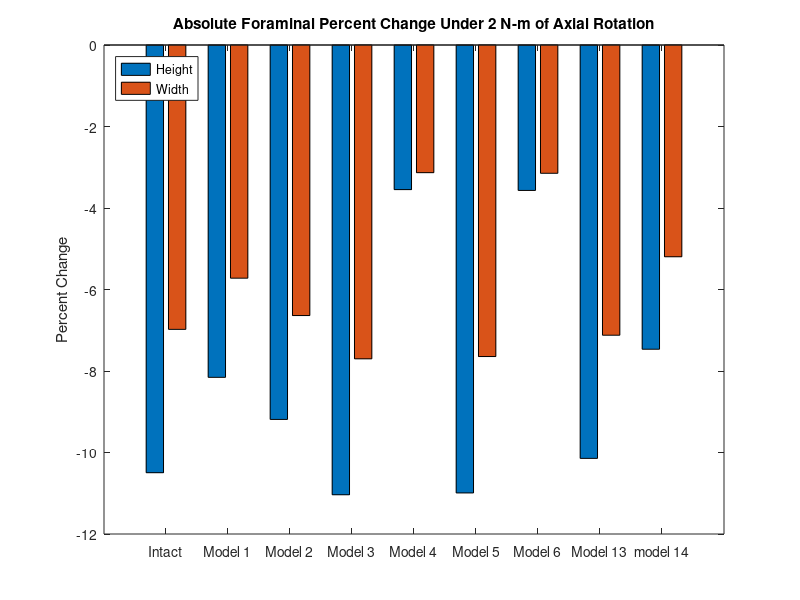
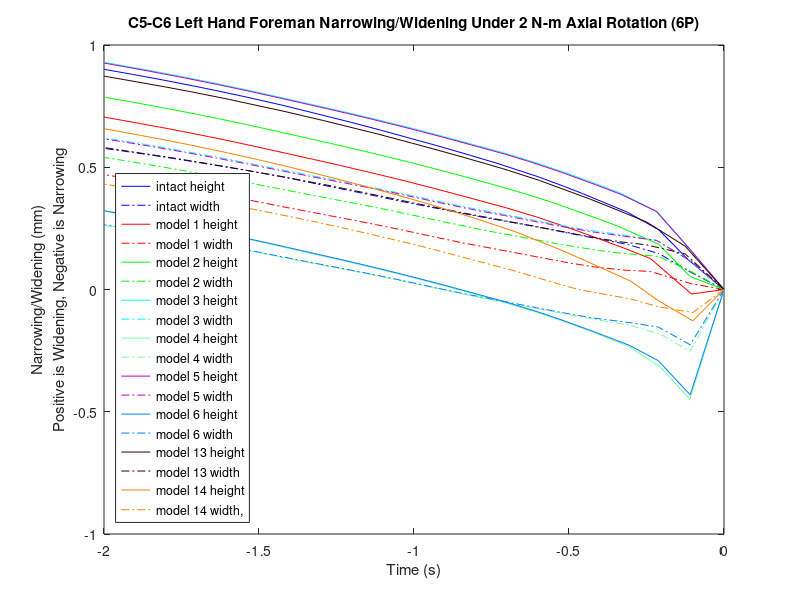

The MATLAB script that drew these images, in order:
%% Attempt at reproducing leahys percent difference of the C5-C6 foreman height and width  narrowing/widening using his nodes
% axial rotation 6N, left C5-C6
k=21;

mag15y=[0 0 0 0 0 0 0 0 0 0 0 0 0 0 0 0 0 0 0 0 0];
mag15x=[0 0 0 0 0 0 0 0 0 0 0 0 0 0 0 0 0 0 0 0 0];
width15=[0 0 0 0 0 0 0 0 0 0 0 0 0 0 0 0 0 0 0 0 0];
height15=[0 0 0 0 0 0 0 0 0 0 0 0 0 0 0 0 0 0 0 0 0];

mag14y=[0 0 0 0 0 0 0 0 0 0 0 0 0 0 0 0 0 0 0 0 0];
mag14x=[0 0 0 0 0 0 0 0 0 0 0 0 0 0 0 0 0 0 0 0 0];
width14=[0 0 0 0 0 0 0 0 0 0 0 0 0 0 0 0 0 0 0 0 0];
height14=[0 0 0 0 0 0 0 0 0 0 0 0 0 0 0 0 0 0 0 0 0];

mag13y=[0 0 0 0 0 0 0 0 0 0 0 0 0 0 0 0 0 0 0 0 0];
mag13x=[0 0 0 0 0 0 0 0 0 0 0 0 0 0 0 0 0 0 0 0 0];
width13=[0 0 0 0 0 0 0 0 0 0 0 0 0 0 0 0 0 0 0 0 0];
height13=[0 0 0 0 0 0 0 0 0 0 0 0 0 0 0 0 0 0 0 0 0];

mag6y=[0 0 0 0 0 0 0 0 0 0 0 0 0 0 0 0 0 0 0 0 0];
mag6x=[0 0 0 0 0 0 0 0 0 0 0 0 0 0 0 0 0 0 0 0 0];
width6=[0 0 0 0 0 0 0 0 0 0 0 0 0 0 0 0 0 0 0 0 0];
height6=[0 0 0 0 0 0 0 0 0 0 0 0 0 0 0 0 0 0 0 0 0];

mag5y=[0 0 0 0 0 0 0 0 0 0 0 0 0 0 0 0 0 0 0 0 0];
mag5x=[0 0 0 0 0 0 0 0 0 0 0 0 0 0 0 0 0 0 0 0 0];
width5=[0 0 0 0 0 0 0 0 0 0 0 0 0 0 0 0 0 0 0 0 0];
height5=[0 0 0 0 0 0 0 0 0 0 0 0 0 0 0 0 0 0 0 0 0];

mag4y=[0 0 0 0 0 0 0 0 0 0 0 0 0 0 0 0 0 0 0 0 0];
mag4x=[0 0 0 0 0 0 0 0 0 0 0 0 0 0 0 0 0 0 0 0 0];
width4=[0 0 0 0 0 0 0 0 0 0 0 0 0 0 0 0 0 0 0 0 0];
height4=[0 0 0 0 0 0 0 0 0 0 0 0 0 0 0 0 0 0 0 0 0];

mag3y=[0 0 0 0 0 0 0 0 0 0 0 0 0 0 0 0 0 0 0 0 0];
mag3x=[0 0 0 0 0 0 0 0 0 0 0 0 0 0 0 0 0 0 0 0 0];
width3=[0 0 0 0 0 0 0 0 0 0 0 0 0 0 0 0 0 0 0 0 0];
height3=[0 0 0 0 0 0 0 0 0 0 0 0 0 0 0 0 0 0 0 0 0];


mag2y=[0 0 0 0 0 0 0 0 0 0 0 0 0 0 0 0 0 0 0 0 0];
mag2x=[0 0 0 0 0 0 0 0 0 0 0 0 0 0 0 0 0 0 0 0 0];
width2=[0 0 0 0 0 0 0 0 0 0 0 0 0 0 0 0 0 0 0 0 0];
height2=[0 0 0 0 0 0 0 0 0 0 0 0 0 0 0 0 0 0 0 0 0];

mag1y=[0 0 0 0 0 0 0 0 0 0 0 0 0 0 0 0 0 0 0 0 0];
mag1x=[0 0 0 0 0 0 0 0 0 0 0 0 0 0 0 0 0 0 0 0 0];
width1=[0 0 0 0 0 0 0 0 0 0 0 0 0 0 0 0 0 0 0 0 0];
height1=[0 0 0 0 0 0 0 0 0 0 0 0 0 0 0 0 0 0 0 0 0];


% 36484,57675,52254,57879
%% model15_intact_TLC_6N
t15=[2 2.0575 2.1047 2.15542 2.22863 2.25714 2.30144 2.3674 2.40898 2.46323 2.51338 2.55396 2.60266 2.65487 2.708 2.76753 2.82255 2.85683 2.90566 2.95411 3];
% 36484U
aa1=12.8546+[0.0324966 0.0989911 0.0672682 0.0184708 -0.0768937 -0.121611 -0.193247 -0.295953 -0.359003 -0.439622 -0.515174 -0.575755 -0.646075 -0.717005 -0.785825 -0.858866 -0.922634 -0.962141 -1.01675 -1.06823 -1.11516];
aa2=446.229+[0.338887 -0.190785 -0.506627 -0.703152 -0.89007 -0.953778 -1.04552 -1.16844 -1.24115 -1.33093 -1.413 -1.47965 -1.55963 -1.64421 -1.7297 -1.82094 -1.90169 -1.95309 -2.02584 -2.09699 -2.16247];
aa3=-722.153+[-0.763508 -0.658582 -0.512934 -0.418822 -0.299694 -0.253958 -0.187121 -0.0992174 -0.0497972 0.00936671 0.0610604 0.100862 0.145036 0.18783 0.22851 0.270546 0.306524 0.328124 0.356967 0.383345 0.406799];
% 57675L
ab1=12.0806+[-0.00112079 0.0464466 0.0335743 0.0135917 -0.0257013 -0.0449812 -0.0760119 -0.119985 -0.146757 -0.178734 -0.209191 -0.233283 -0.260996 -0.288808 -0.315008 -0.342696 -0.366742 -0.381648 -0.401993 -0.421703 -0.4401];
ab2=448.924+[0.0870851 -0.192525 -0.335177 -0.430734 -0.528532 -0.561566 -0.608797 -0.672253 -0.708918 -0.753653 -0.794973 -0.827848 -0.867251 -0.908373 -0.949372 -0.994834 -1.03558 -1.06191 -1.09919 -1.13596 -1.16945 ];
ab3=-730.705+[-0.397262 -0.339852 -0.267177 -0.217532 -0.153589 -0.129042 -0.0933464 -0.0460897 -0.0192931 0.0113003 0.0385118 0.0591229 0.0821015 0.104496 0.125329 0.147092 0.166172 0.17831 0.194988 0.21066 0.224734];
% 52254
ac1=9.04138+[0.0260297 0.0896032 0.0587261 0.0117927 -0.0784868 -0.120669 -0.188165 -0.284746 -0.343955 -0.419574 -0.490371 -0.547038 -0.61275 -0.678946 -0.742996 -0.810696 -0.869622 -0.906133 -0.956565 -1.00405 -1.04732];
ac2=445.393+[0.259595 -0.192411 -0.434519 -0.576118 -0.70052 -0.741567 -0.799768 -0.87629 -0.921445 -0.977544 -1.03002 -1.07362 -1.12695 -1.18408 -1.24253 -1.30508 -1.36039 -1.3961 -1.4469 -1.49669 -1.54245 ];
ac3=-723.432+[-0.700377 -0.631282 -0.524938 -0.46017 -0.379233 -0.348239 -0.303281 -0.244799 -0.212392 -0.173769 -0.140126 -0.11436 -0.0860485 -0.0588957 -0.0332123 -0.00710001 0.0150834 0.0284218 0.046083 0.0621206 0.0763633];
% 57879R
ad1=13.7318+[0.0144528 0.0725748 0.0593716 0.0391321 -0.00203328 -0.0224588 -0.0551847 -0.101073 -0.129035 -0.161678 -0.192612 -0.217024 -0.24492 -0.272698 -0.298642 -0.325972 -0.349609 -0.36424 -0.384146 -0.40331 -0.421131];
ad2=451.604+[0.106016 -0.228188 -0.39622 -0.509148 -0.625335 -0.664646 -0.720914 -0.796926 -0.840882 -0.895036 -0.94523 -0.985316 -1.0335 -1.08404 -1.13474 -1.19127 -1.24217 -1.27503 -1.32165 -1.36767 -1.40968];
ad3=-726.85+[-0.418045 -0.327816 -0.238106 -0.177145 -0.100784 -0.0718121 -0.029763 0.026034 0.0577528 0.0943469 0.127134 0.15223 0.180568 0.208581 0.235095 0.263285 0.288186 0.304067 0.326054 0.34691 0.365712];

ya1=aa1-ab1;
ya2=aa2-ab2;
ya3=aa3-ab3;
xa1=ad1-ac1;
xa2=ad2-ac2;
xa3=ad3-ac3;
x15=[xa1',xa2',xa3'];
y15=[ya1',ya2',ya3'];

for n=1:k
    mag15x(n)=sqrt(x15(n,1)^2+x15(n,2)^2+x15(n,3)^2);
end
for n=1:k
    mag15y(n)=sqrt(y15(n,1)^2+y15(n,2)^2+y15(n,3)^2);
end
for n=1:k
    width15(n)=mag15x(1,1)-mag15x(1,n);
end
for n=1:k
    height15(n)=mag15y(1,1)-mag15y(1,n);
end


%% model1_slideslide_tether/S2_6N
t1=[2 2.0523 2.11876 2.16162 2.21039 2.25339 2.30021 2.35024 2.42245 2.45953 2.51292 2.56096 2.62034 2.66253 2.70471 2.78909 2.83128 2.87346 2.91038 2.9697 3];
% 36484U
ae1=12.8546+[-0.248485 0.060654 0.0241965 -0.0131567 -0.0763657 -0.142117 -0.217534 -0.295342 -0.403571 -0.459152 -0.537471 -0.607798 -0.689004 -0.743654 -0.795522 -0.894696 -0.941232 -0.987211 -1.02612 -1.0855 -1.11402 ];
ae2=446.229+[0.553957 -0.527203 -0.798553 -0.881341 -0.975702 -1.06318 -1.16116 -1.2591 -1.39379 -1.46026 -1.55739 -1.64464 -1.75046 -1.82416 -1.89612 -2.03909 -2.10859 -2.17977 -2.24193 -2.33988 -2.38931];
ae3=-722.153+[-0.59143 -0.896048 -0.69454 -0.620829 -0.539001 -0.471662 -0.405322 -0.34448 -0.26793 -0.232335 -0.185282 -0.145422 -0.100399 -0.0713515 -0.0439063 0.00656675 0.0291981 0.0507262 0.0684804 0.094727 0.107022];

% 57675L
af1=12.0806+[-0.143282 0.00793024 0.000243357 -0.0117178 -0.0332639 -0.0590031 -0.0897819 -0.121016 -0.164174 -0.185586 -0.216153 -0.244166 -0.276522 -0.298152 -0.318272 -0.355375 -0.372668 -0.390076 -0.404712 -0.427395 -0.438147];
af2=448.924+[0.286621 -0.323622 -0.445648 -0.491753 -0.5464 -0.594167 -0.646349 -0.697761 -0.768788 -0.802932 -0.851925 -0.897445 -0.95286 -0.991087 -1.02742 -1.09754 -1.13156 -1.16698 -1.19799 -1.24703 -1.27167];
af3=-730.705+[-0.310309 -0.427492 -0.32969 -0.290527 -0.247079 -0.210252 -0.172869 -0.138734 -0.0951638 -0.0758437 -0.0498609 -0.027248 -0.00206857 0.0142681 0.0295234 0.057708 0.0708648 0.084157 0.0955339 0.112987 0.121327];

% 52254
ag1=9.04138+[-0.240683 0.0517556 0.0188202 -0.0167931 -0.0756692 -0.137248 -0.20809 -0.281277 -0.383007 -0.435278 -0.50895 -0.575019 -0.651048 -0.702145 -0.750516 -0.842873 -0.886151 -0.928905 -0.965051 -1.02016 -1.04655];
ag2=445.569+[0.512853 -0.486685 -0.662305 -0.702926 -0.756386 -0.809707 -0.872317 -0.935401 -1.02396 -1.06825 -1.13451 -1.19516 -1.26945 -1.32164 -1.37264 -1.47489 -1.52478 -1.57649 -1.62185 -1.69329 -1.72941];
ag3=-723.432+[-0.59352 -0.891557 -0.743697 -0.691351 -0.635794 -0.59052 -0.546442 -0.506632 -0.457257 -0.43451 -0.404688 -0.379626 -0.351683 -0.333861 -0.317059 -0.28631 -0.272672 -0.259749 -0.249141 -0.233556 -0.226356];

% 57879R
ah1=13.7318+[-0.152367 0.0333926 0.0230287 0.0103526 -0.0130682 -0.0407154 -0.0733579 -0.105881 -0.150285 -0.171881 -0.202426 -0.230425 -0.262409 -0.283608 -0.303231 -0.339094 -0.355703 -0.372405 -0.386379 -0.407908 -0.417987];
ah2=451.604+[0.34878 -0.40147 -0.543959 -0.598268 -0.66316 -0.720013 -0.782195 -0.843887 -0.929518 -0.970968 -1.03073 -1.08631 -1.15429 -1.20143 -1.2465 -1.33401 -1.37664 -1.421 -1.45989 -1.52156 -1.55263];
ah3=-726.85+[-0.350835 -0.386906 -0.274854 -0.230281 -0.179715 -0.13647 -0.0921298 -0.0511827 0.00171505 0.0255015 0.0579287 0.0865414 0.119038 0.14046 0.160656 0.1985 0.216373 0.234547 0.250197 0.274418 0.286146];

xb1=ah1-ag1;
xb2=ah2-ag2;
xb3=ah3-ag3;
yb1=ae1-af1;
yb2=ae2-af2;
yb3=ae3-af3;
y1=[yb1',yb2',yb3'];
x1=[xb1',xb2',xb3'];

for n=1:k
    mag1x(n)=sqrt(x1(n,1)^2+x1(n,2)^2+x1(n,3)^2);
end
for n=1:k
    mag1y(n)=sqrt(y1(n,1)^2+y1(n,2)^2+y1(n,3)^2);
end
for n=1:k
    height1(n)=mag1y(1,1)-mag1y(1,n);
end
for n=1:k
    width1(n)=mag1x(1,1)-mag1x(1,n);
end

%% model2_SlideSlide_NoTether/S2_6N
t2=[2 2.05478 2.10546 2.17115 2.2004 2.26892 2.30837 2.36775 2.40818 2.45012 2.50186 2.56957 2.6267 2.66729 2.71729 2.76729 2.81729 2.86729 2.92666 2.96885 3 ];
% 36484U
ai1=12.8546+[-0.212822 0.0687567 0.0496797 -0.0160229 -0.0538474 -0.158309 -0.221993 -0.312349 -0.375319 -0.439189 -0.515269 -0.614752 -0.692704 -0.745223 -0.806762 -0.866054 -0.922615 -0.977379 -1.03999 -1.08203 -1.11154];
ai2=446.229+[0.637088 -0.466764 -0.740417 -0.892003 -0.951961 -1.09211 -1.17395 -1.29053 -1.36631 -1.44165 -1.53493 -1.65841 -1.76034 -1.83129 -1.91703 -2.00205 -2.08526 -2.16906 -2.26896 -2.3387 -2.38971];
ai3=-722.153+[-0.738696 -0.899783 -0.735685 -0.608865 -0.559864 -0.453085 -0.398827 -0.329452 -0.285602 -0.243724 -0.197272 -0.140847 -0.097862 -0.0700427 -0.0376806 -0.00751608 0.0203676 0.0461818 0.074608 0.0930645 0.105748];
% 57675L
aj1=12.0806+[-0.131475 0.0121681 0.010017 -0.0111662 -0.0240475 -0.0648759 -0.0908897 -0.12836 -0.15272 -0.177306 -0.206748 -0.246429 -0.277532 -0.29833 -0.321971 -0.344286 -0.365325 -0.385981 -0.409623 -0.425769 -0.436925];
aj2=448.924+[0.306468 -0.298337 -0.414529 -0.498318 -0.532509 -0.608842 -0.652365 -0.713466 -0.753727 -0.793016 -0.839934 -0.904335 -0.957689 -0.994396 -1.03737 -1.07915 -1.11985 -1.16134 -1.21123 -1.24619 -1.27163];
aj3=-730.705+[-0.388177 -0.432208 -0.354278 -0.285089 -0.258694 -0.200124 -0.169409 -0.129413 -0.104913 -0.0820402 -0.0566962 -0.0246736 -0.000614607 0.0150224 0.0329375 0.0498058 0.0657979 0.0814693 0.0997626 0.112116 0.120732];
% 52254
ak1=9.04138+[-0.207441 0.0598541 0.0431029 -0.0192361 -0.0545029 -0.152365 -0.212222 -0.297212 -0.35643 -0.416489 -0.488051 -0.58152 -0.654485 -0.703579 -0.760959 -0.81619 -0.86881 -0.919732 -0.977896 -1.0169 -1.04422];
ak2=445.569+[0.585449 -0.43091 -0.623926 -0.706995 -0.742167 -0.827875 -0.880355 -0.956006 -1.00604 -1.05588 -1.11901 -1.20486 -1.27654 -1.3268 -1.38771 -1.4485 -1.50818 -1.56885 -1.64174 -1.69265 -1.72994];
ak3=-723.432+[-0.727836 -0.893061 -0.77318 -0.683006 -0.649767 -0.578002 -0.542077 -0.496988 -0.468614 -0.44171 -0.412228 -0.376765 -0.350131 -0.333082 -0.313291 -0.294925 -0.278064 -0.262586 -0.245623 -0.234695 -0.22728];
% 57879R
al1=13.7318+[-0.136915 0.0379871 0.0341808 0.0111019 -0.00292651 -0.0467751 -0.0742587 -0.113317 -0.138332 -0.163267 -0.192681 -0.232363 -0.263097 -0.283481 -0.306521 -0.328129 -0.34841 -0.368247 -0.390842 -0.406167 -0.416644 ];
al2=451.604+[0.366813 -0.371275 -0.507658 -0.606131 -0.646805 -0.737674 -0.789589 -0.862944 -0.91148 -0.959068 -1.01629 -1.09492 -1.1604 -1.20568 -1.25903 -1.31115 -1.36208 -1.41404 -1.47663 -1.52059 -1.55265];
al3=-726.85+[-0.429303 -0.395103 -0.30337 -0.22415 -0.193256 -0.124435 -0.0879255 -0.0398299 -0.0100455 0.0179659 0.0494784 0.0899992 0.121108 0.141641 0.165412 0.188037 0.20967 0.231074 0.256248 0.273426 0.285542];

xc1=al1-ak1;
xc2=al2-ak2;
xc3=al3-ak3;
yd1=ai1-aj1;
yd2=ai2-aj2;
yd3=ai3-aj3;
y2=[yd1',yd2',yd3'];
x2=[xc1',xc2',xc3'];

for n=1:k
    mag2x(n)=sqrt(x2(n,1)^2+x2(n,2)^2+x2(n,3)^2);
end
for n=1:k
    mag2y(n)=sqrt(y2(n,1)^2+y2(n,2)^2+y2(n,3)^2);
end
for n=1:k
    height2(n)=mag2y(1,1)-mag2y(1,n);
end
for n=1:k
    width2(n)=mag2x(1,1)-mag2x(1,n);
end


%% model3_APSlide_Tether/S2_6N 
t3=[2 2.05109 2.10771 2.16551 2.23127 2.25099 2.30879 2.3556 2.40827 2.4509 2.50089 2.55838 2.61053 2.66985 2.71985 2.76985 2.81985 2.86985 2.9136 2.98392 3];
% 36484U
am1=12.8546+[-0.114643 0.0781898 0.0665187 0.00228838 -0.0846652 -0.115266 -0.210077 -0.284477 -0.365456 -0.431361 -0.505761 -0.591587 -0.66463 -0.742969 -0.804932 -0.864676 -0.921582 -0.976598 -1.0235 -1.09379 -1.10905];
am2=446.229+[0.486983 -0.283198 -0.689672 -0.862617 -1.00327 -1.04585 -1.16827 -1.26043 -1.36064 -1.43772 -1.5273 -1.63225 -1.72549 -1.82954 -1.9152 -2.00008 -2.08331 -2.16694 -2.24062 -2.35681 -2.38312];
am3=-722.153+[-0.990663 -0.934221 -0.745386 -0.623612 -0.516999 -0.486632 -0.403985 -0.346852 -0.289622 -0.246569 -0.201083 -0.152044 -0.111414 -0.0696399 -0.0370465 -0.00664017 0.0213853 0.0473361 0.0688028 0.0997609 0.1063];
% 57675L
an1=12.0806+[-0.0932143 0.0154039 0.0182287 -0.00357514 -0.0339649 -0.0460951 -0.0849603 -0.114991 -0.147882 -0.173418 -0.202247 -0.236576 -0.265831 -0.296928 -0.320765 -0.343306 -0.364514 -0.38529 -0.403012 -0.429973 -0.435719];
an2= 448.924+[0.170811 -0.216604 -0.392107 -0.482659 -0.560822 -0.583457 -0.648609 -0.697181 -0.750222 -0.790552 -0.835686 -0.89023 -0.939202 -0.99324 -1.03619 -1.07794 -1.11868 -1.16009 -1.19688 -1.25511 -1.26823];
an3=-730.705+[-0.480957 -0.454501 -0.362297 -0.294078 -0.236171 -0.219353 -0.172619 -0.140372 -0.107402 -0.083812 -0.0590703 -0.031221 -0.00847681 0.0149641 0.0329805 0.0499656 0.0660362 0.081761 0.0954489 0.116094 0.120536];
% 52254
ao1=9.04138+[-0.117873 0.0689649 0.0594836 -0.0017708 -0.0830418 -0.111767 -0.200913 -0.270945 -0.347114 -0.409107 -0.479095 -0.55978 -0.628202 -0.701466 -0.759245 -0.8149 -0.867845 -0.919005 -0.962588 -1.02779 -1.04191];
ao2=445.569+[0.418853 -0.269568 -0.578758 -0.685555 -0.770872 -0.797677 -0.876159 -0.935717 -1.00174 -1.05278 -1.11316 -1.18587 -1.25115 -1.32473 -1.38556 -1.44621 -1.50589 -1.56641 -1.62011 -1.70489 -1.72413];
ao3=-723.432+[-0.943994 -0.915316 -0.779273 -0.692512 -0.620581 -0.600208 -0.545246 -0.507873 -0.470956 -0.443283 -0.414365 -0.383406 -0.358127 -0.332424 -0.312458 -0.293916 -0.276958 -0.261377 -0.248525 -0.230178 -0.226361 ];
% 57879R
ap1=13.7318+[-0.087032 0.0414121 0.0432777 0.019324 -0.0134957 -0.026466 -0.0676696 -0.098949 -0.132948 -0.158883 -0.18773 -0.222149 -0.251182 -0.281751 -0.305011 -0.326874 -0.347345 -0.367317 -0.384304 -0.409911 -0.41531 ];
ap2=451.604+[0.194656 -0.273816 -0.481246 -0.587704 -0.680749 -0.707729 -0.785374 -0.843661 -0.907512 -0.956337 -1.01137 -1.07788 -1.1379 -1.20446 -1.25777 -1.30982 -1.36079 -1.41265 -1.45877 -1.53199 -1.54853];
ap3=-726.85+[-0.501452 -0.428059 -0.314452 -0.235188 -0.167023 -0.147159 -0.091722 -0.0530269 -0.0130672 0.0158048 0.0464853 0.0815309 0.110751 0.14138 0.165251 0.18799 0.209709 0.231157 0.249919 0.278602 0.284849];

xe1=ap1-ao1;
xe2=ap2-ao2;
xe3=ap3-ao3;
yf1=am1-an1;
yf2=am2-an2;
yf3=am3-an3;
y3=[yf1',yf2',yf3'];
x3=[xe1',xe2',xe3'];

for n=1:k
    mag3x(n)=sqrt(x3(n,1)^2+x3(n,2)^2+x3(n,3)^2);
end
for n=1:k
    mag3y(n)=sqrt(y3(n,1)^2+y3(n,2)^2+y3(n,3)^2);
end
for n=1:k
    height3(n)=mag3y(1,1)-mag3y(1,n);
end
for n=1:k
    width3(n)=mag3x(1,1)-mag3x(1,n);
end

%% model4_APSlide_NoTether/S2_6N
t4=[2 2.05499 2.10192 2.15388 2.20807 2.25585 2.30786 2.36346 2.40295 2.45178 2.50023 2.56364 2.61714 2.65515 2.70515 2.75515 2.80515 2.85515 2.92702 2.96921 3];
% 36484U
aq1=12.8546+[-0.178754 0.0389773 0.0761256 0.0262402 -0.0405736 -0.110804 -0.195966 -0.283429 -0.346299 -0.423275 -0.496216 -0.591253 -0.666387 -0.717269 -0.780563 -0.841736 -0.900087 -0.955737 -1.03331 -1.0758 -1.10547];
aq2=446.229+[0.510126 -0.216767 -0.586718 -0.800843 -0.937779 -1.04586 -1.1592 -1.27092 -1.3465 -1.43606 -1.52266 -1.63828 -1.73428 -1.80132 -1.88741 -1.97305 -2.05705 -2.14019 -2.26131 -2.33126 -2.38195];
aq3=-722.153+[0.22262 -0.899365 -0.770539 -0.645581 -0.557496 -0.484627 -0.41073 -0.343936 -0.300017 -0.249791 -0.205199 -0.150958 -0.109367 -0.0822903 -0.0489375 -0.0174814 0.0115107 0.0380254 0.0735279 0.0922276 0.104969];
% 57675L
ar1=12.0806+[-0.104516 -0.002581 0.0219982 0.00641619 -0.0160907 -0.0430941 -0.0781117 -0.114842 -0.139372 -0.169384 -0.197677 -0.235684 -0.265847 -0.286092 -0.310937 -0.334017 -0.355903 -0.376807 -0.406241 -0.422658 -0.433938 ];
ar2=448.924+[0.260541 -0.185461 -0.349579 -0.452321 -0.525703 -0.583084 -0.643085 -0.701661 -0.741937 -0.788991 -0.832677 -0.892922 -0.943335 -0.9783 -1.02208 -1.06427 -1.10542 -1.14634 -1.2069 -1.24201 -1.26732];
ar3=-730.705+[0.111524 -0.440854 -0.377703 -0.308668 -0.259603 -0.218934 -0.176778 -0.13805 -0.113339 -0.0856612 -0.0614561 -0.0306601 -0.00735241 0.00789442 0.0265005 0.0438675 0.0603428 0.0760401 0.0986547 0.111155 0.119798];
% 52254
as1=9.04138+[-0.169122 0.032104 0.0690259 0.0215311 -0.0414424 -0.107372 -0.187512 -0.269873 -0.329045 -0.401476 -0.470095 -0.559437 -0.629811 -0.677417 -0.736485 -0.793491 -0.847807 -0.89956 -0.971643 -1.01106 -1.03854 ];
as2=445.569+[0.437338 -0.200455 -0.493182 -0.639453 -0.726746 -0.795971 -0.869578 -0.942273 -0.992284 -1.05171 -1.10992 -1.18998 -1.2573 -1.30472 -1.36573 -1.42684 -1.48702 -1.54694 -1.63517 -1.68622 -1.7233];
as3=-723.432+[0.234288 -0.889013 -0.796753 -0.706818 -0.647293 -0.598558 -0.549449 -0.505986 -0.477529 -0.445231 -0.416867 -0.382626 -0.356781 -0.340122 -0.319702 -0.300475 -0.282887 -0.266979 -0.245723 -0.234643 -0.227194 ];
% 57879R
at1=13.7318+[-0.119743 0.0204526 0.0474276 0.0299027 0.00582941 -0.0230626 -0.0601408 -0.0985133 -0.123783 -0.154335 -0.18269 -0.220809 -0.250753 -0.270688 -0.295037 -0.317485 -0.338685 -0.358822 -0.387086 -0.402717 -0.413357];
at2=451.604+[0.349584 -0.235059 -0.4307 -0.551733 -0.639018 -0.7075 -0.779034 -0.849292 -0.897794 -0.954718 -1.00796 -1.08143 -1.14321 -1.18623 -1.24044 -1.29295 -1.34437 -1.39561 -1.4715 -1.51563 -1.54751];
at3=-726.85+[0.0551226 -0.418311 -0.33535 -0.253673 -0.19522 -0.14686 -0.096697 -0.0501777 -0.0201647 0.0136905 0.0436518 0.0823996 0.112377 0.132265 0.15681 0.179972 0.202152 0.223521 0.254494 0.271844 0.283974 ];

xg1=at1-as1;
xg2=at2-as2;
xg3=at3-as3;
yh1=aq1-ar1;
yh2=aq2-ar2;
yh3=aq3-ar3;
y4=[yh1',yh2',yh3'];
x4=[xg1',xg2',xg3'];

for n=1:k
    mag4x(n)=sqrt(x4(n,1)^2+x4(n,2)^2+x4(n,3)^2);
end
for n=1:k
    mag4y(n)=sqrt(y4(n,1)^2+y4(n,2)^2+y4(n,3)^2);
end
for n=1:k
    height4(n)=mag4y(1,1)-mag4y(1,n);
end
for n=1:k
    width4(n)=mag4x(1,1)-mag4x(1,n);
end

%% model5_LatSlide_Tether/S2_6N
t5=[2 2.05109 2.10925 2.16553 2.20718 2.26451 2.31289 2.3537 2.40703 2.45415 2.50161 2.55682 2.60896 2.66829 2.71829 2.76829 2.81829 2.86829 2.92766 2.96985 3];
% 36484U
au1=12.8546+[-0.115446 0.0669539 0.055874 -0.00252317 -0.0549884 -0.141343 -0.220862 -0.286596 -0.368669 -0.441389 -0.512079 -0.594406 -0.667438 -0.745752 -0.807764 -0.867505 -0.924382 -0.979446 -1.04249 -1.08468 -1.1134 ];
au2=446.229+[0.460018 -0.31515 -0.711517 -0.861716 -0.950714 -1.0739 -1.17363 -1.25366 -1.35506 -1.44 -1.52477 -1.62574 -1.71891 -1.82278 -1.90823 -1.99288 -2.07599 -2.15914 -2.25862 -2.32814 -2.37743];
au3=-722.153+[-0.986242 -0.924444 -0.735687 -0.621321 -0.552498 -0.463947 -0.395718 -0.345429 -0.287198 -0.239633 -0.19642 -0.149285 -0.108526 -0.0666345 -0.0339154 -0.00339999 0.0247132 0.0508472 0.0796722 0.0983225 0.110736];
% 57675L
av1=12.0806+[-0.0936055 0.0102176 0.0132401 -0.00619114 -0.0235583 -0.0572115 -0.0897279 -0.116248 -0.14953 -0.177643 -0.20503 -0.237965 -0.267193 -0.298268 -0.322139 -0.344652 -0.365829 -0.386606 -0.41044 -0.42671 -0.437558];
av2=448.924+[0.155331 -0.235498 -0.404644 -0.483994 -0.533522 -0.599678 -0.65279 -0.694875 -0.748381 -0.792758 -0.835459 -0.887477 -0.93631 -0.990253 -1.03314 -1.07477 -1.11545 -1.15661 -1.20635 -1.24121 -1.2658];
av3=-730.705+[-0.477855 -0.447353 -0.356175 -0.292879 -0.255728 -0.20684 -0.168413 -0.140077 -0.106561 -0.0805683 -0.0570711 -0.030299 -0.00750884 0.0159768 0.0340334 0.0510406 0.0671326 0.0828883 0.101341 0.113782 0.122174 ];
% 52254
aw1=9.04138+[-0.118656 0.0581337 0.0492588 -0.00639864 -0.0553866 -0.136316 -0.211024 -0.27288 -0.350056 -0.418431 -0.484909 -0.562303 -0.630704 -0.703929 -0.761748 -0.817392 -0.870303 -0.921503 -0.980063 -1.0192 -1.04578];
aw2=445.569+[0.393838 -0.29822 -0.597087 -0.684769 -0.737936 -0.815144 -0.878588 -0.930139 -0.996831 -1.05305 -1.11019 -1.18014 -1.24534 -1.31875 -1.37938 -1.43983 -1.4994 -1.55948 -1.63194 -1.68264 -1.71865];
aw3=-723.432+[-0.940988 -0.908649 -0.772502 -0.690855 -0.644282 -0.584914 -0.539618 -0.506698 -0.469115 -0.438549 -0.411062 -0.381259 -0.355876 -0.33008 -0.310016 -0.291384 -0.274348 -0.258607 -0.241334 -0.230249 -0.22297 ];
% 57879R
ax1=13.7318+[-0.0872539 0.0357331 0.0378054 0.0164948 -0.00230839 -0.0383841 -0.0728131 -0.100489 -0.134931 -0.163483 -0.190907 -0.223946 -0.252962 -0.283514 -0.306814 -0.328649 -0.349082 -0.36906 -0.391877 -0.407345 -0.417546 ];
ax2=451.604+[0.176217 -0.296018 -0.495813 -0.589102 -0.648046 -0.726892 -0.790206 -0.840676 -0.905071 -0.958795 -1.01085 -1.07428 -1.13411 -1.20053 -1.25375 -1.30566 -1.35655 -1.40809 -1.47047 -1.5143 -1.54529];
ax3=-726.85+[-0.496335 -0.418461 -0.306791 -0.233862 -0.19026 -0.132492 -0.0869686 -0.053036 -0.012461 0.0193437 0.0484611 0.0820976 0.111344 0.142001 0.1659 0.188645 0.210377 0.231821 0.257137 0.274391 0.286167];

xi1=ax1-aw1;
xi2=ax2-aw2;
xi3=ax3-aw3;
yj1=au1-av1;
yj2=au2-av2;
yj3=au3-av3;
y5=[yj1',yj2',yj3'];
x5=[xi1',xi2',xi3'];

for n=1:k
    mag5x(n)=sqrt(x5(n,1)^2+x5(n,2)^2+x5(n,3)^2);
end
for n=1:k
    mag5y(n)=sqrt(y5(n,1)^2+y5(n,2)^2+y5(n,3)^2);
end
for n=1:k
    height5(n)=mag5y(1,1)-mag5y(1,n);
end
for n=1:k
    width5(n)=mag5x(1,1)-mag5x(1,n);
end

%% model6_LatSlide_NoTether/S2_6N
t6=[2 2.05457 2.10596 2.15281 2.2099 2.26199 2.30323 2.3549 2.42252 2.46212 2.51913 2.56913 2.61288 2.68319 2.72538 2.76757 2.81757 2.86757 2.92694 2.96913 3];
% 36484U
ay1=12.8546+[-0.178763 0.0483724 0.0567517 0.0111676 -0.0581789 -0.136209 -0.203829 -0.287003 -0.390982 -0.451875 -0.536697 -0.610148 -0.671008 -0.762837 -0.814765 -0.865003 -0.922038 -0.977155 -1.04028 -1.0825 -1.11193];
ay2=446.229+[0.510208 -0.363929 -0.698144 -0.835773 -0.957306 -1.06969 -1.15605 -1.25797 -1.38563 -1.45692 -1.56002 -1.65096 -1.72938 -1.8523 -1.9244 -1.9959 -2.0792 -2.16256 -2.2622 -2.33179 -2.3823];
ay3=-722.153+[0.222083 -0.896352 -0.744484 -0.642989 -0.54845 -0.468411 -0.409223 -0.345076 -0.272254 -0.23339 -0.182477 -0.141012 -0.107247 -0.0584296 -0.0312054 -0.0056666 0.0224559 0.048543 0.0773379 0.0959596 0.108648];
% 57675L
az1=12.0806+[-0.104516 0.00261361 0.013116 -0.00160951 -0.0246446 -0.0550398 -0.0826945 -0.116297 -0.157966 -0.181585 -0.214775 -0.244076 -0.268465 -0.304842 -0.324578 -0.343535 -0.364793 -0.385599 -0.409471 -0.425743 -0.436866 ];
az2= 448.924+[0.260588 -0.260125 -0.399285 -0.469807 -0.536959 -0.597123 -0.643215 -0.696748 -0.764198 -0.80096 -0.853028 -0.900463 -0.941541 -1.00509 -1.04095 -1.0761 -1.11688 -1.15814 -1.20795 -1.24284 -1.26804];
az3=-730.705+[0.111238 -0.432021 -0.360277 -0.304511 -0.253479 -0.209251 -0.175825 -0.139705 -0.0981346 -0.0769849 -0.0488893 -0.0253629 -0.00649141 0.0208762 0.0358592 0.0501635 0.06628 0.082035 0.100491 0.112928 0.121522];
% 52254
ba1=9.04138+[-0.169135 0.040639 0.0500201 0.00664469 -0.0583568 -0.131495 -0.195002 -0.273266 -0.371035 -0.428305 -0.508078 -0.577065 -0.634039 -0.719866 -0.768263 -0.815053 -0.868115 -0.919365 -0.978002 -1.01717 -1.04441];
ba2=445.569+[0.437428 -0.337093 -0.588252 -0.671174 -0.742247 -0.812873 -0.867974 -0.933578 -1.01772 -1.06514 -1.13528 -1.19856 -1.25359 -1.34059 -1.39184 -1.44293 -1.50266 -1.56292 -1.63552 -1.68628 -1.72319];
ba3=-723.432+[0.233757 -0.888893 -0.779017 -0.706061 -0.641591 -0.587949 -0.548575 -0.506585 -0.459631 -0.434769 -0.402444 -0.376396 -0.355431 -0.325456 -0.308789 -0.293228 -0.27621 -0.260526 -0.243297 -0.232244 -0.224814 ];
% 57879R
bb1=13.7318+[-0.119735 0.0270706 0.0377428 0.0213513 -0.00348461 -0.0360424 -0.0653996 -0.100483 -0.143451 -0.167351 -0.200603 -0.229906 -0.25409 -0.289816 -0.30905 -0.327437 -0.347964 -0.367974 -0.390836 -0.406305 -0.416768];
bb2=451.604+[0.349626 -0.324758 -0.489504 -0.572358 -0.652157 -0.723886 -0.77879 -0.842981 -0.924246 -0.968833 -1.03232 -1.09023 -1.14059 -1.21896 -1.2635 -1.30735 -1.35835 -1.41003 -1.47249 -1.51636 -1.54812];
bb3=-726.85+[0.0548365 -0.39992 -0.31153 -0.24721 -0.187554 -0.13525 -0.0956651 -0.0524179 -0.00196405 0.024008 0.0589694 0.0887536 0.113059 0.148916 0.168801 0.187957 0.209728 0.231187 0.256516 0.273771 0.285834];

xk1=bb1-ba1;
xk2=bb2-ba2;
xk3=bb3-ba3;
yl1=ay1-az1;
yl2=ay2-az2;
yl3=ay3-az3;
y6=[yl1',yl2',yl3'];
x6=[xk1',xk2',xk3'];

for n=1:k
    mag6x(n)=sqrt(x6(n,1)^2+x6(n,2)^2+x6(n,3)^2);
end
for n=1:k
    mag6y(n)=sqrt(y6(n,1)^2+y6(n,2)^2+y6(n,3)^2);
end
for n=1:k
    height6(n)=mag6y(1,1)-mag6y(1,n);
end
for n=1:k
    width6(n)=mag6x(1,1)-mag6x(1,n);
end


%% model13_Fixed_Tether_S2_6N
t13=[2 2.06253 2.12507 2.17135 2.21519 2.29738 2.34738 2.35988 2.41926 2.46936 2.50412 2.55762 2.64563 2.65813 2.705 2.79719 2.80969 2.86028 2.90125 2.96727 3];
% 36484U
bc1=12.8546+[-0.0436872 0.060132 0.0306626 -0.0166949 -0.0758306 -0.197534 -0.268788 -0.285993 -0.365971 -0.436065 -0.486123 -0.562537 -0.680147 -0.69581 -0.754489 -0.861944 -0.875922 -0.932836 -0.976861 -1.04452 -1.07665];
bc2=446.229+[0.442928 -0.527164 -0.701957 -0.792333 -0.886773 -1.06157 -1.16046 -1.18439 -1.29435 -1.38261 -1.44392 -1.53796 -1.68951 -1.71001 -1.7874 -1.93421 -1.95388 -2.03513 -2.10025 -2.20378 -2.25439 ];
bc3=-722.153+[-0.686792 -0.575371 -0.448114 -0.370531 -0.298314 -0.176735 -0.113901 -0.0993921 -0.0361918 0.0138297 0.0472126 0.0960458 0.166179 0.175242 0.208876 0.267901 0.275328 0.304625 0.326385 0.357983 0.372355];
% 57675L
bd1=12.0806+[-0.035167 0.0309152 0.0180942 -0.000682169 -0.0253219 -0.0775632 -0.107873 -0.115031 -0.147926 -0.175403 -0.195358 -0.225642 -0.271466 -0.277526 -0.299543 -0.339767 -0.345 -0.366571 -0.383021 -0.408616 -0.420952];
bd2=448.924+[0.144452 -0.358052 -0.429453 -0.477467 -0.527359 -0.616644 -0.666383 -0.678172 -0.731931 -0.775601 -0.806187 -0.852552 -0.927158 -0.937651 -0.976361 -1.04993 -1.05976 -1.10107 -1.13418 -1.18689 -1.21237];
bd3=-730.705+[-0.360394 -0.282729 -0.226683 -0.187652 -0.149905 -0.0847211 -0.0504333 -0.0424833 -0.00780614 0.0186981 0.0367615 0.0628048 0.100471 0.105351 0.122893 0.154809 0.15896 0.17625 0.189581 0.209689 0.218965];
% 52254
be1=9.04138+[-0.0461736 0.0517432 0.0232374 -0.0215981 -0.0774072 -0.192125 -0.259183 -0.275371 -0.350566 -0.416374 -0.463367 -0.534968 -0.644972 -0.659565 -0.714158 -0.813822 -0.826769 -0.879497 -0.920252 -0.982851 -1.01255];
be2=445.569+[0.367288 -0.486764 -0.5937 -0.644495 -0.703118 -0.815136 -0.878709 -0.894135 -0.965372 -1.0229 -1.06361 -1.1271 -1.23121 -1.24533 -1.29904 -1.40163 -1.41545 -1.4731 -1.51952 -1.59365 -1.62992];
be3=-723.432+[-0.638114 -0.572623 -0.480026 -0.426135 -0.376729 -0.295056 -0.253595 -0.244068 -0.203129 -0.17108 -0.149761 -0.11878 -0.0750429 -0.0695003 -0.0488948 -0.0133613 -0.0089257 0.00852796 0.0213289 0.0395866 0.0477862];
% 57879R
bf1=13.7318+[-0.026167 0.0556119 0.0429897 0.0235022 -0.00253251 -0.0575577 -0.0889938 -0.0963752 -0.130234 -0.158017 -0.178119 -0.208541 -0.254042 -0.260013 -0.281601 -0.320938 -0.326033 -0.347105 -0.363069 -0.387749 -0.399567];
bf2=451.604+[0.179052 -0.423216 -0.506677 -0.563082 -0.622217 -0.728609 -0.788329 -0.802524 -0.867317 -0.920334 -0.957585 -1.01429 -1.10603 -1.119 -1.16698 -1.25876 -1.27106 -1.32265 -1.3641 -1.4302 -1.46224];
bf3=-726.85+[-0.389374 -0.249991 -0.186517 -0.142006 -0.0978735 -0.0208125 0.0201237 0.0296468 0.0714571 0.103788 0.125967 0.158333 0.206169 0.212491 0.235402 0.277763 0.283317 0.306473 0.324502 0.352055 0.364937 ];

xm1=bf1-be1;
xm2=bf2-be2;
xm3=bf3-be3;
yn1=bc1-bd1;
yn2=bc2-bd2;
yn3=bc3-bd3;
y13=[yn1',yn2',yn3'];
x13=[xm1',xm2',xm3'];

for n=1:k
    mag13x(n)=sqrt(x13(n,1)^2+x13(n,2)^2+x13(n,3)^2);
end
for n=1:k
    mag13y(n)=sqrt(y13(n,1)^2+y13(n,2)^2+y13(n,3)^2);
end
for n=1:k
    height13(n)=mag13y(1,1)-mag13y(1,n);
end
for n=1:k
    width13(n)=mag13x(1,1)-mag13x(1,n);
end

%% model14_Fixed_NoTether/S2_6N
t14=[2 2.05026 2.10532 2.15068 2.23407 2.26532 2.33563 2.38563 2.43563 2.46688 2.50555 2.55206 2.60555 2.65607 2.70294 2.75304 2.80113 2.85856 2.90701 2.97041 3];
% 36484U
bg1=12.8546+[-0.21024 -0.0846993 0.0386608 0.068807 0.0124326 -0.027445 -0.128319 -0.202735 -0.279205 -0.327271 -0.385202 -0.454368 -0.532868 -0.604726 -0.668905 -0.735351 -0.796414 -0.866657 -0.924581 -0.996048 -1.02815];
bg2=446.229+[0.56055 0.176573 -0.0965964 -0.302582 -0.565215 -0.673784 -0.903319 -1.04634 -1.17755 -1.25507 -1.34238 -1.44141 -1.54741 -1.64237 -1.727 -1.81332 -1.893 -1.98538 -2.06301 -2.16264 -2.20822];
bg3=-722.153+[-0.274609 -0.580727 -0.527848 -0.44163 -0.306997 -0.258506 -0.163174 -0.106115 -0.0529247 -0.0219837 0.013812 0.0559121 0.102229 0.14304 0.178729 0.214669 0.247143 0.283212 0.312088 0.346221 0.360998];
% 57675L
bh1=12.0806+[-0.11284 -0.046298 0.0237398 0.0406282 0.0233783 0.00793229 -0.0349986 -0.0685528 -0.101029 -0.120943 -0.1446 -0.172863 -0.204514 -0.233295 -0.258295 -0.283956 -0.307637 -0.334605 -0.356891 -0.38449 -0.397323];
bh2=448.924+[0.280096 -0.00604189 -0.142522 -0.234887 -0.371992 -0.427043 -0.537962 -0.60699 -0.67077 -0.70813 -0.750295 -0.799383 -0.851286 -0.898265 -0.940903 -0.98454 -1.02489 -1.07153 -1.11132 -1.16242 -1.18579 ];
bh3=-730.705+[-0.165096 -0.303263 -0.288842 -0.250211 -0.177664 -0.149239 -0.0926133 -0.0572116 -0.0253186 -0.00719564 0.0131695 0.0371639 0.0629452 0.0855994 0.104699 0.124115 0.141889 0.162259 0.179585 0.200813 0.210241];
% 52254
bi1=9.04138+[-0.200943 -0.0852312 0.0340917 0.0630661 0.00971788 -0.0280697 -0.123931 -0.194739 -0.267299 -0.312849 -0.367632 -0.432833 -0.506633 -0.574022 -0.63397 -0.695871 -0.752586 -0.817743 -0.871434 -0.937574 -0.967268];
bi2=445.569+[0.502958 0.151752 -0.0705938 -0.224494 -0.409653 -0.490059 -0.660799 -0.765477 -0.860817 -0.916838 -0.979163 -1.0498 -1.12478 -1.1917 -1.2515 -1.31239 -1.36842 -1.43341 -1.48838 -1.55913 -1.59151];
bi3=-723.432+[-0.271863 -0.567706 -0.530236 -0.46595 -0.372672 -0.340371 -0.27807 -0.241697 -0.208072 -0.188761 -0.166576 -0.140299 -0.11139 -0.0861355 -0.0643356 -0.0425958 -0.0231389 -0.00169038 0.0154975 0.0355028 0.0440923];
% 57879R
bk1=13.7318+[-0.124067 -0.0357863 0.0455033 0.0654432 0.0494839 0.0336452 -0.0105196 -0.0450601 -0.0783625 -0.0984266 -0.12212 -0.150471 -0.182211 -0.210962 -0.235727 -0.261183 -0.2847 -0.311424 -0.333491 -0.36065 -0.373251 ];
bk2=451.604+[0.354388 0.00139867 -0.163233 -0.273522 -0.437242 -0.503314 -0.636425 -0.719387 -0.79611 -0.841396 -0.892647 -0.952404 -1.0158 -1.07336 -1.1259 -1.17992 -1.23004 -1.28819 -1.33778 -1.40166 -1.4309 ];
bk3=-726.85+[-0.213014 -0.314086 -0.285627 -0.236432 -0.147119 -0.111374 -0.0399137 0.00471962 0.0450869 0.0682186 0.0942231 0.124813 0.157635 0.186675 0.211642 0.237187 0.260721 0.287796 0.310811 0.339354 0.352116];

xo1=bk1-bi1;
xo2=bk2-bi2;
xo3=bk3-bi3;
yp1=bg1-bh1;
yp2=bg2-bh2;
yp3=bg3-bh3;
x14=[xo1',xo2',xo3'];
y14=[yp1',yp2',yp3'];

for n=1:k
    mag14x(n)=sqrt(x14(n,1)^2+x14(n,2)^2+x14(n,3)^2);
end
for n=1:k
    mag14y(n)=sqrt(y14(n,1)^2+y14(n,2)^2+y14(n,3)^2);
end
for n=1:k
    height14(n)=mag14y(1,1)-mag14y(1,n);
end
for n=1:k
    width14(n)=mag14x(1,1)-mag14x(1,n);
end

%% Percent change
% bar plot

pc15x=100-mag15x(21)/mag15x(1)*100;
pc15y=100-mag15y(21)/mag15y(1)*100;
pc15=[pc15y,pc15x];

pc1x=100-mag1x(21)/mag1x(1)*100;
pc1y=100-mag1y(21)/mag1y(1)*100;
pc1=[pc1y,pc1x];

pc2x=100-mag2x(21)/mag2x(1)*100;
pc2y=100-mag2y(21)/mag2y(1)*100;
pc2=[pc2y,pc2x];

pc3x=100-mag3x(21)/mag3x(1)*100;
pc3y=100-mag3y(21)/mag3y(1)*100;
pc3=[pc3y,pc3x];

pc4x=100-mag4x(21)/mag4x(1)*100;
pc4y=100-mag4y(21)/mag4y(1)*100;
pc4=[pc4y,pc4x];

pc5x=100-mag5x(21)/mag5x(1)*100;
pc5y=100-mag5y(21)/mag5y(1)*100;
pc5=[pc5y,pc5x];

pc6x=100-mag6x(21)/mag6x(1)*100;
pc6y=100-mag6y(21)/mag6y(1)*100;
pc6=[pc6y,pc6x];

pc13x=100-mag13x(21)/mag13x(1)*100;
pc13y=100-mag13y(21)/mag13y(1)*100;
pc13=[pc13y,pc13x];

pc14x=100-mag14x(21)/mag14x(1)*100;
pc14y=100-mag14y(21)/mag14y(1)*100;
pc14=[pc14y,pc14x];
figure(1)

PC=[pc15;pc1;pc2;pc3;pc4;pc5;pc6;pc13;pc14];
bar(PC)
xticklabels({'Intact','Model 1','Model 2', 'Model 3','Model 4','Model 5','Model 6','Model 13','model 14'})
ylabel('Percent Change')
legend('Height','Width','location','northwest')
title('Absolute Foraminal Percent Change Under 2 N-m of Axial Rotation')

%% figures
figure(2)
plot((t15-2)*(-2),-1*height15,'b')
hold on
plot((t15-2)*(-2),-1*width15,'-.b')
hold on

plot((t1-2)*(-2),-1*height1,'r')
hold on
plot((t1-2)*(-2),-1*width1,'-.r')
hold on

plot((t2-2)*(-2),-1*height2,'g')
hold on
plot((t2-2)*(-2),-1*width2,'-.g')
hold on

plot((t3-2)*(-2),-1*height3,'c')
hold on
plot((t3-2)*(-2),-1*width3,'-.c')
hold on

plot((t4-2)*(-2),-1*height4,'color',[.49 1 .63])
hold on
plot((t4-2)*(-2),-1*width4,'-.','color',[.49 1 .63])
hold on

plot((t5-2)*(-2),-1*height5,'color',[0.75, 0, 0.75])
hold on
plot((t5-2)*(-2),-1*width5,'-.','color',[0.75, 0, 0.75])
hold on

plot((t6-2)*(-2),-1*height6,'color',[0 0.5 1])
hold on
plot((t6-2)*(-2),-1*width6,'-.','color',[0 0.5 1])
hold on

plot((t13-2)*(-2),-1*height13,'color',[0.2 0 0])
hold on
plot((t13-2)*(-2),-1*width13,'-.','color',[0.2 0 0])
hold on

plot((t14-2)*(-2),-1*height14,'color',[1 .5 0])
hold on
plot((t14-2)*(-2),-1*width14,'-.','color',[1 .5 0])
hold on

xlabel('Time (s)')
ylabel({'Narrowing/Widening (mm)';'Positive is Widening, Negative is Narrowing'})
title('C5-C6 Left Hand Foreman Narrowing/Widening Under 2 N-m Axial Rotation (6P)')
legend('intact height','intact width','model 1 height', 'model 1 width','model 2 height','model 2 width','model 3 height', 'model 3 width','model 4 height','model 4 width','model 5 height','model 5 width','model 6 height','model 6 width','model 13 height','model 13 width','model 14 height','model 14 width,','location','southwest')
